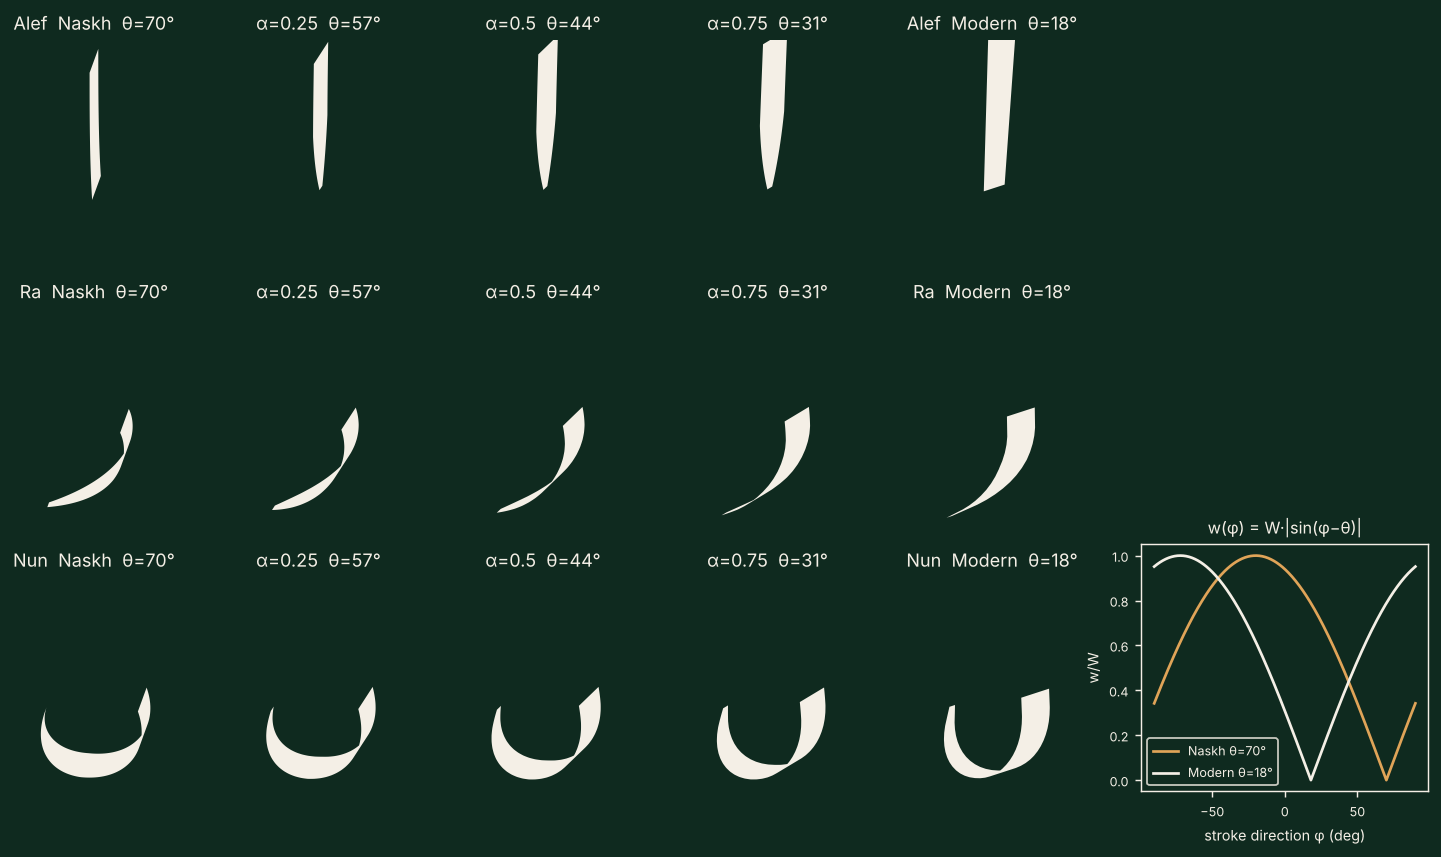

Reproduce this figure in Python.
"""
نموذج القلم العريض (Broad-nib pen model) لتحويل حرف النسخ إلى الأسلوب الحديث.

الشكل = اتحاد (Minkowski sum) مسار الهيكل γ(t) مع مقطع القلم:
    S = ⋃_t { γ(t) + s·W(t)·(cosθ, sinθ) : s ∈ [-1/2, 1/2] }

التحويل  Naskh → Modern:
    γ'(t) = A · Π_ε( γ(t) )        (تبسيط المنحنى ثم تحويل أفيني)
    θ'    = 18°   بدلاً من  θ = 70°
    W'    = k · W
"""
import numpy as np
import matplotlib
matplotlib.use("Agg")
import matplotlib.pyplot as plt
from shapely.geometry import Polygon
from shapely.ops import unary_union

# ---------- هندسة أساسية ----------
def bezier(P, n=60):
    P = np.asarray(P, float)
    t = np.linspace(0, 1, n)[:, None]
    return ((1-t)**3)*P[0] + 3*((1-t)**2)*t*P[1] + 3*(1-t)*(t**2)*P[2] + (t**3)*P[3]

def path(segments, n=60):
    pts = [bezier(s, n) for s in segments]
    return np.vstack([pts[0]] + [p[1:] for p in pts[1:]])

def rdp(pts, eps):
    """Ramer–Douglas–Peucker: Π_ε  (تحويل المنحنى إلى خطوط مستقيمة)"""
    a, b = pts[0], pts[-1]
    ab = b - a
    L = np.hypot(*ab) or 1e-9
    d = np.abs(ab[0]*(pts[:, 1]-a[1]) - ab[1]*(pts[:, 0]-a[0])) / L
    i = int(np.argmax(d))
    if d[i] > eps:
        return np.vstack([rdp(pts[:i+1], eps)[:-1], rdp(pts[i:], eps)])
    return np.vstack([a, b])

def chaikin(poly, k=2):
    """تدوير خفيف للزوايا بعد التبسيط (Chaikin corner cutting)"""
    for _ in range(k):
        q = 0.75*poly[:-1] + 0.25*poly[1:]
        r = 0.25*poly[:-1] + 0.75*poly[1:]
        poly = np.vstack([poly[0], np.column_stack([q, r]).reshape(-1, 2), poly[-1]])
    return poly

def resample(poly, n=200):
    seg = np.hypot(*np.diff(poly, axis=0).T)
    s = np.concatenate([[0], np.cumsum(seg)])
    u = np.linspace(0, s[-1], n)
    return np.column_stack([np.interp(u, s, poly[:, 0]), np.interp(u, s, poly[:, 1])])

def affine(pts, sx=1.0, sy=1.0, shear=0.0):
    A = np.array([[sx, shear], [0, sy]])
    return pts @ A.T

# ---------- القلم ----------
def pen_stroke(pts, W, theta_deg, taper=None):
    """Minkowski sum للمسار مع مقطع طوله W وزاويته θ."""
    th = np.radians(theta_deg)
    e = np.array([np.cos(th), np.sin(th)])
    n = len(pts)
    w = np.full(n, W) if taper is None else W*taper(np.linspace(0, 1, n))
    L = pts - 0.5*w[:, None]*e
    R = pts + 0.5*w[:, None]*e
    quads = [Polygon([L[i], R[i], R[i+1], L[i+1]]).buffer(0) for i in range(n-1)]
    return unary_union([q for q in quads if q.area > 1e-9])

def width_law(phi_deg, W, theta_deg):
    """سُمك الخط في اتجاه φ :  w(φ) = W·|sin(φ − θ)|"""
    return W*np.abs(np.sin(np.radians(phi_deg - theta_deg)))

# ---------- هياكل تقريبية لحروف النسخ (وحدة القياس = النقطة) ----------
SKEL = {
    "ا": [ [(0, 5), (0, 3.5), (0, 1.5), (0.1, 0)] ],
    "ر": [ [(1.2, 1.4), (1.6, 0.6), (1.4, -1.2), (-1.8, -1.9)] ],
    "ن": [ [(1.9, 1.0), (2.4, -0.4), (1.6, -1.6), (0, -1.6)],
           [(0, -1.6), (-1.6, -1.6), (-2.3, -0.6), (-1.9, 0.6)] ],
}
TAPER_END = lambda u: np.clip(1.15 - 0.95*u**3, 0.15, 1.0)

def naskh(ch):
    return pen_stroke(path(SKEL[ch]), W=1.0, theta_deg=70, taper=TAPER_END if ch != "ا" else None)

def modern(ch, eps=0.18):
    g = path(SKEL[ch])
    g = resample(chaikin(rdp(g, eps)), 200)        # Π_ε
    g = affine(g, sx=0.85, sy=1.25, shear=0.08)    # A
    taper = (lambda u: 1.0 - 0.25*u) if ch == "ا" else (lambda u: np.clip(1.1 - 0.9*u**2, 0.2, 1))
    return pen_stroke(g, W=1.15, theta_deg=18, taper=taper)

def morph(ch, a, eps=0.18):
    """γ_α = (1−α)γ₀ + αγ₁ ,  θ_α = (1−α)·70 + α·18"""
    g0 = resample(path(SKEL[ch]), 200)
    g1 = affine(resample(chaikin(rdp(path(SKEL[ch]), eps)), 200), 0.85, 1.25, 0.08)
    g = (1-a)*g0 + a*g1
    th = (1-a)*70 + a*18
    W = (1-a)*1.0 + a*1.15
    return pen_stroke(g, W, th, taper=TAPER_END), th

# ---------- رسم ----------
INK, BG = "#f4efe6", "#0f2a1f"

def draw(ax, geom, title=""):
    geoms = getattr(geom, "geoms", [geom])
    for g in geoms:
        x, y = g.exterior.xy
        ax.fill(x, y, color=INK, lw=0)
    ax.set_aspect("equal"); ax.axis("off"); ax.set_facecolor(BG)
    ax.set_xlim(-3, 3); ax.set_ylim(-3, 5.8)
    if title:
        ax.set_title(title, color=INK, fontsize=10)

if __name__ == "__main__":
    import sys
    out = sys.argv[1] if len(sys.argv) > 1 else "pen_model.png"
    fig, axes = plt.subplots(3, 6, figsize=(13, 7.6), facecolor=BG)
    names = {"ا": "Alef", "ر": "Ra", "ن": "Nun"}
    for r, ch in enumerate(["ا", "ر", "ن"]):
        draw(axes[r, 0], naskh(ch), f"{names[ch]}  Naskh  θ=70°")
        for c, a in enumerate([0.25, 0.5, 0.75], start=1):
            g, th = morph(ch, a)
            draw(axes[r, c], g, f"α={a}  θ={th:.0f}°")
        draw(axes[r, 4], modern(ch), f"{names[ch]}  Modern  θ=18°")
        ax = axes[r, 5]; ax.set_facecolor(BG); ax.axis("off")
    # منحنى قانون السُمك
    ax = fig.add_axes([0.80, 0.12, 0.17, 0.25], facecolor=BG)
    phi = np.linspace(-90, 90, 361)
    ax.plot(phi, width_law(phi, 1, 70), color="#e0a458", label="Naskh θ=70°")
    ax.plot(phi, width_law(phi, 1, 18), color=INK, label="Modern θ=18°")
    ax.set_xlabel("stroke direction φ (deg)", color=INK, fontsize=8)
    ax.set_ylabel("w/W", color=INK, fontsize=8)
    ax.tick_params(colors=INK, labelsize=7)
    for s in ax.spines.values(): s.set_color(INK)
    ax.legend(fontsize=7, facecolor=BG, labelcolor=INK, edgecolor=INK)
    ax.set_title("w(φ) = W·|sin(φ−θ)|", color=INK, fontsize=9)
    fig.savefig(out, dpi=130, facecolor=BG, bbox_inches="tight")
    print("saved", out)
